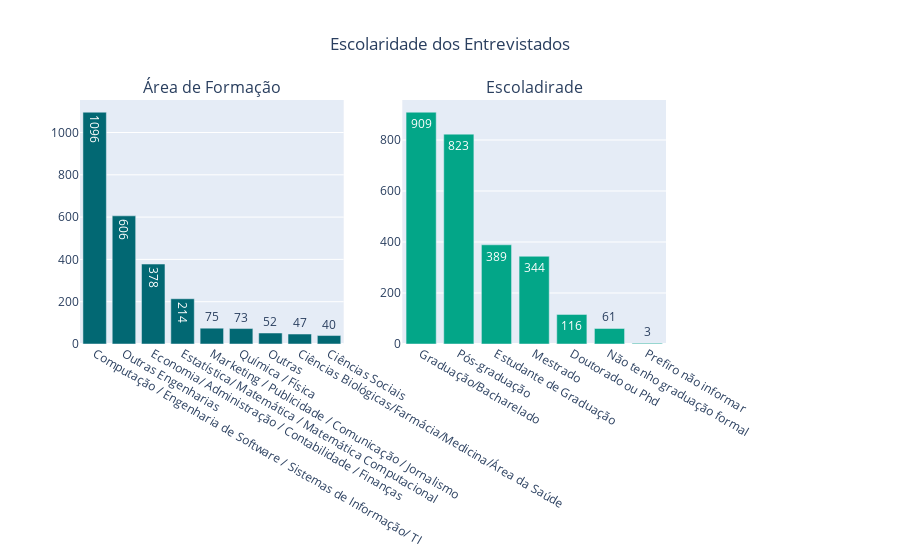

The notebook cell saved with this chart:
### Markdown cell above
Com isto, vamos para as informações profissionais / Educacionais dos Entrevistados.

Primeiramente, vamos entender qual a área de formação e a escolaridade.

### Code cell
df.rename(columns={"('P1_h ', 'Nivel de Ensino')": "Educacao"}, inplace = True)
df.rename(columns={"('P1_i ', 'Área de Formação')": "Formacao"}, inplace = True)
df.rename(columns={"('P2_a ', 'Qual sua situação atual de trabalho?')": "Situacao"}, inplace = True)
df.rename(columns={"(('P2_b ', 'Setor')": "Setor"}, inplace = True)
df.rename(columns={"('P2_c ', 'Numero de Funcionarios')": "Nfunc"}, inplace = True)
df.rename(columns={"('P2_d ', 'Gestor?')": "Gestor"}, inplace = True)
df.rename(columns={"('P2_f ', 'Cargo Atual')": "Cargo"}, inplace = True)
df.rename(columns={"('P2_g ', 'Nivel')": "Nivel"}, inplace = True)

Education = df.groupby(by="Educacao").ID.count().sort_values(ascending=False)
Formacao = df.groupby(by="Formacao").ID.count().sort_values(ascending=False)


fig = make_subplots(rows=1, cols=2, subplot_titles=("Área de Formação", "Escoladirade"))


fig.add_trace(go.Bar(y=Formacao.values, x=Formacao.index, marker_color="#026873", text=Formacao, textposition='auto'), row=1, col=1)
fig.add_trace(go.Bar(y=Education.values, x=Education.index, marker_color="#03A688", text=Education) , row=1, col=2)

fig.update_layout(title="Escolaridade dos Entrevistados", title_x=0.5, showlegend=False)

fig.show()

### Figure 1 — Plotly figure (JSON) as saved in the notebook; plotly's stock layout.template omitted (floating-point values rounded to 4 significant figures)
{"data": [{"marker": {"color": "#026873"}, "text": [1096, 606, 378, 214, 75, 73, 52, 47, 40], "textposition": "auto", "type": "bar", "x": ["Computação / Engenharia de Software / Sistemas de Informação/ TI", "Outras Engenharias", "Economia/ Administração / Contabilidade / Finanças", "Estatística/ Matemática / Matemática Computacional", "Marketing / Publicidade / Comunicação / Jornalismo", "Química / Física", "Outras", "Ciências Biológicas/Farmácia/Medicina/Área da Saúde", "Ciências Sociais"], "xaxis": "x", "y": [1096, 606, 378, 214, 75, 73, 52, 47, 40], "yaxis": "y"}, {"marker": {"color": "#03A688"}, "text": [909, 823, 389, 344, 116, 61, 3], "type": "bar", "x": ["Graduação/Bacharelado", "Pós-graduação", "Estudante de Graduação", "Mestrado", "Doutorado ou Phd", "Não tenho graduação formal", "Prefiro não informar"], "xaxis": "x2", "y": [909, 823, 389, 344, 116, 61, 3], "yaxis": "y2"}], "layout": {"annotations": [{"font": {"size": 16}, "showarrow": false, "text": "Área de Formação", "x": 0.225, "xanchor": "center", "xref": "paper", "y": 1, "yanchor": "bottom", "yref": "paper"}, {"font": {"size": 16}, "showarrow": false, "text": "Escoladirade", "x": 0.775, "xanchor": "center", "xref": "paper", "y": 1, "yanchor": "bottom", "yref": "paper"}], "showlegend": false, "title": {"text": "Escolaridade dos Entrevistados", "x": 0.5}, "xaxis": {"anchor": "y", "domain": [0, 0.45]}, "xaxis2": {"anchor": "y2", "domain": [0.55, 1]}, "yaxis": {"anchor": "x", "domain": [0, 1]}, "yaxis2": {"anchor": "x2", "domain": [0, 1]}}}
